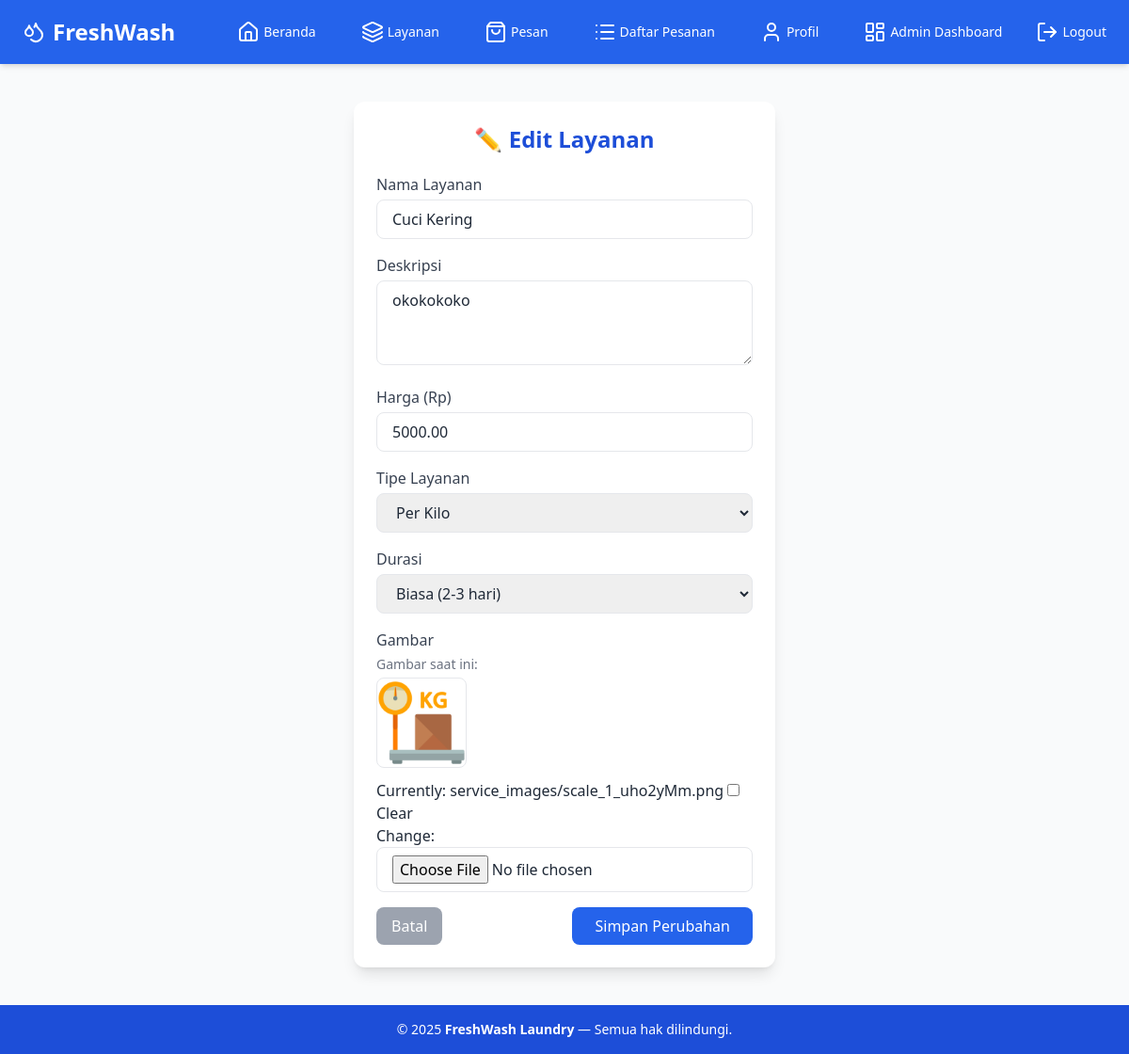
Page /layanan/edit/1/ (signed in) on the committed database.
### services/models.py (models this page shows, shortened)
class Service(models.Model):
    SERVICE_TYPE_CHOICES = [
        ('per_kilo', 'Per Kilo'),
        ('per_item', 'Per Item'),
    ]
    DURATION_CHOICES = [
        ('biasa', 'Biasa (2-3 hari)'),
        ('sicepat', 'SiCepat (1 hari)'),
        ('express', 'Express (6 jam)'),
    ]
    name = models.CharField(max_length=100)
    description = models.TextField(blank=True, null=True)
    price = models.DecimalField(max_digits=10, decimal_places=2)
    type = models.CharField(max_length=20, choices=SERVICE_TYPE_CHOICES)
    duration = models.CharField(max_length=20, choices=DURATION_CHOICES, default='biasa')
    image = models.ImageField(upload_to='service_images/', blank=True, null=True)

### services/views.py (the view)
# urls.py: path('edit/<int:pk>/', views.edit_service, name='edit_service'),
@user_passes_test(is_admin)
def edit_service(request, pk):
    service = get_object_or_404(Service, pk=pk)
    if request.method == 'POST':
        form = ServiceForm(request.POST, request.FILES, instance=service)
        if form.is_valid():
            form.save()
            messages.success(request, f"Layanan '{service.name}' berhasil diperbarui ✅")
            return redirect('services:list')
        else:
            messages.error(request, "Perubahan gagal disimpan. Periksa kembali input.")
    else:
        form = ServiceForm(instance=service)
    return render(request, 'services/edit_service.html', {'form': form, 'service': service})

### services/forms.py
class ServiceForm(forms.ModelForm):
    class Meta:
        model = Service
        fields = ['name', 'description', 'price', 'type', 'duration', 'image']
        widgets = {
            'name': forms.TextInput(attrs={
                'class': 'w-full border rounded-lg px-4 py-2',
                'placeholder': 'Masukkan nama layanan'
            }),
            'description': forms.Textarea(attrs={
                'class': 'w-full border rounded-lg px-4 py-2',
                'rows': 3,
                'placeholder': 'Masukkan deskripsi layanan'
            }),
            'price': forms.NumberInput(attrs={
                'class': 'w-full border rounded-lg px-4 py-2',
                'placeholder': 'Masukkan harga layanan'
            }),
            'type': forms.Select(attrs={
                'class': 'w-full border rounded-lg px-4 py-2'
            }),
            'duration': forms.Select(attrs={
                'class': 'w-full border rounded-lg px-4 py-2'
            }),
            'image': forms.ClearableFileInput(attrs={
                'class': 'w-full border rounded-lg px-4 py-2 bg-white'
            }),
        }

### services/views.py (called while the page is built)
def is_admin(user):
    return user.is_staff or user.is_superuser

### services/templates/services/edit_service.html (shortened to what this page needs)
{% extends 'base.html' %}
{% load static %}
{% block content %}
<div class="max-w-md mx-auto mt-10 bg-white p-6 shadow-lg rounded-xl">
  <h1 class="text-2xl font-bold mb-5 text-center text-blue-700">
    ✏️ {% if service %}Edit{% else %}Tambah{% endif %} Layanan
  </h1>
  <form method="POST" enctype="multipart/form-data" class="space-y-4">
    <div>
      <label class="block font-medium text-gray-700 mb-1">Nama Layanan</label>
      {{ form.name }}
    </div>
    <div>
      <label class="block font-medium text-gray-700 mb-1">Deskripsi</label>
      {{ form.description }}
    </div>
    <div>
      <label class="block font-medium text-gray-700 mb-1">Harga (Rp)</label>
      {{ form.price }}
    </div>
    <div>
      <label class="block font-medium text-gray-700 mb-1">Tipe Layanan</label>
      {{ form.type }}
    </div>
    <div>
      <label class="block font-medium text-gray-700 mb-1">Durasi</label>
      {{ form.duration }}
    </div>
    <div>
      <label class="block font-medium text-gray-700 mb-1">Gambar</label>
      {% if service.image %}
        <div class="mb-3">
          <p class="text-sm text-gray-500 mb-1">Gambar saat ini:</p>
          <img src="{{ service.image.url }}" alt="Gambar layanan" class="w-24 h-24 object-cover rounded-lg border">
        </div>
      {% endif %}
      {{ form.image }}
    </div>
    <div class="flex justify-between mt-6">
      <a href="{% url 'services:list' %}"
         class="bg-gray-400 hover:bg-gray-500 text-white px-4 py-2 rounded-lg transition">
        Batal
      </a>
      <button type="submit"
              class="bg-blue-600 hover:bg-blue-700 text-white px-6 py-2 rounded-lg transition">
        Simpan Perubahan
      </button>
    </div>
  </form>
</div>
{% endblock %}

### rows in the picture
Service: name "Cuci Kering", description "okokokoko", price "5000.00", type "Per Kilo", duration "Biasa (2-3 hari)", image (picture)
